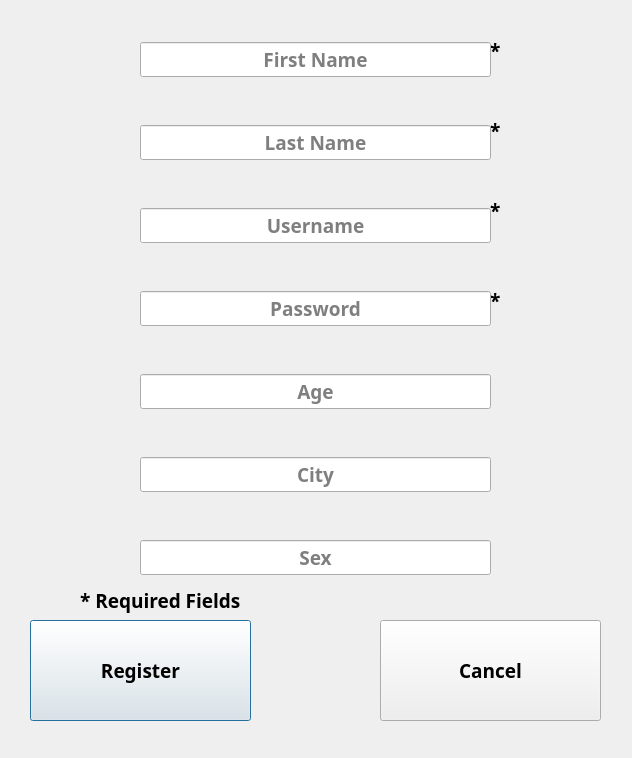
<?xml version="1.0" encoding="UTF-8"?>
<ui version="4.0">
 <class>Registration</class>
 <widget class="QDialog" name="Registration">
  <property name="geometry">
   <rect>
    <x>0</x>
    <y>0</y>
    <width>632</width>
    <height>758</height>
   </rect>
  </property>
  <property name="font">
   <font>
    <family>AnjaliOldLipi</family>
    <pointsize>14</pointsize>
    <weight>75</weight>
    <bold>true</bold>
   </font>
  </property>
  <property name="windowTitle">
   <string>Dialog</string>
  </property>
  <widget class="QPushButton" name="pushButton_registerOk">
   <property name="geometry">
    <rect>
     <x>30</x>
     <y>620</y>
     <width>221</width>
     <height>101</height>
    </rect>
   </property>
   <property name="text">
    <string>Register</string>
   </property>
  </widget>
  <widget class="QPushButton" name="pushButton_Cancel">
   <property name="geometry">
    <rect>
     <x>380</x>
     <y>620</y>
     <width>221</width>
     <height>101</height>
    </rect>
   </property>
   <property name="text">
    <string>Cancel</string>
   </property>
  </widget>
  <widget class="QLabel" name="label_8">
   <property name="geometry">
    <rect>
     <x>490</x>
     <y>30</y>
     <width>31</width>
     <height>41</height>
    </rect>
   </property>
   <property name="text">
    <string>*</string>
   </property>
  </widget>
  <widget class="QLabel" name="label_9">
   <property name="geometry">
    <rect>
     <x>490</x>
     <y>280</y>
     <width>31</width>
     <height>41</height>
    </rect>
   </property>
   <property name="text">
    <string>*</string>
   </property>
  </widget>
  <widget class="QLabel" name="label_11">
   <property name="geometry">
    <rect>
     <x>490</x>
     <y>190</y>
     <width>31</width>
     <height>41</height>
    </rect>
   </property>
   <property name="text">
    <string>*</string>
   </property>
  </widget>
  <widget class="QLabel" name="label_12">
   <property name="geometry">
    <rect>
     <x>490</x>
     <y>110</y>
     <width>31</width>
     <height>41</height>
    </rect>
   </property>
   <property name="text">
    <string>*</string>
   </property>
  </widget>
  <widget class="QLabel" name="label">
   <property name="geometry">
    <rect>
     <x>80</x>
     <y>580</y>
     <width>471</width>
     <height>41</height>
    </rect>
   </property>
   <property name="text">
    <string>* Required Fields</string>
   </property>
  </widget>
  <widget class="QWidget" name="">
   <property name="geometry">
    <rect>
     <x>140</x>
     <y>0</y>
     <width>351</width>
     <height>621</height>
    </rect>
   </property>
   <layout class="QVBoxLayout" name="verticalLayout">
    <item>
     <widget class="QLineEdit" name="lineEdit_firstName">
      <property name="alignment">
       <set>Qt::AlignCenter</set>
      </property>
      <property name="placeholderText">
       <string>First Name</string>
      </property>
     </widget>
    </item>
    <item>
     <widget class="QLineEdit" name="lineEdit_lastName">
      <property name="alignment">
       <set>Qt::AlignCenter</set>
      </property>
      <property name="placeholderText">
       <string>Last Name</string>
      </property>
     </widget>
    </item>
    <item>
     <widget class="QLineEdit" name="lineEdit_userName">
      <property name="alignment">
       <set>Qt::AlignCenter</set>
      </property>
      <property name="placeholderText">
       <string>Username</string>
      </property>
     </widget>
    </item>
    <item>
     <widget class="QLineEdit" name="lineEdit_password">
      <property name="echoMode">
       <enum>QLineEdit::PasswordEchoOnEdit</enum>
      </property>
      <property name="alignment">
       <set>Qt::AlignCenter</set>
      </property>
      <property name="placeholderText">
       <string>Password</string>
      </property>
     </widget>
    </item>
    <item>
     <widget class="QLineEdit" name="lineEdit_age">
      <property name="alignment">
       <set>Qt::AlignCenter</set>
      </property>
      <property name="placeholderText">
       <string>Age</string>
      </property>
     </widget>
    </item>
    <item>
     <widget class="QLineEdit" name="lineEdit_city">
      <property name="alignment">
       <set>Qt::AlignCenter</set>
      </property>
      <property name="placeholderText">
       <string>City</string>
      </property>
     </widget>
    </item>
    <item>
     <widget class="QLineEdit" name="lineEdit_sex">
      <property name="alignment">
       <set>Qt::AlignCenter</set>
      </property>
      <property name="placeholderText">
       <string>Sex</string>
      </property>
     </widget>
    </item>
   </layout>
  </widget>
 </widget>
 <resources/>
 <connections/>
</ui>
